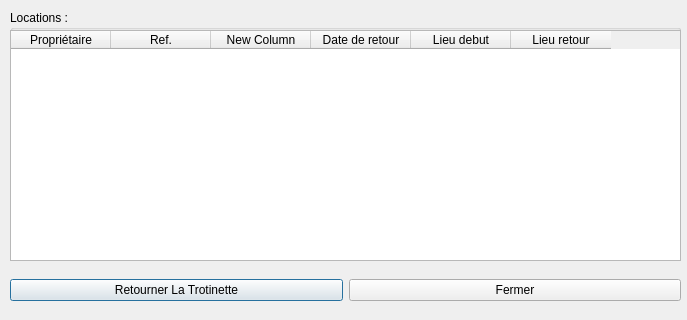
<?xml version="1.0" encoding="UTF-8"?>
<ui version="4.0">
 <class>ViewLocations</class>
 <widget class="QDialog" name="ViewLocations">
  <property name="geometry">
   <rect>
    <x>0</x>
    <y>0</y>
    <width>687</width>
    <height>320</height>
   </rect>
  </property>
  <property name="windowTitle">
   <string>Dialog</string>
  </property>
  <widget class="QWidget" name="horizontalLayoutWidget">
   <property name="geometry">
    <rect>
     <x>10</x>
     <y>270</y>
     <width>671</width>
     <height>41</height>
    </rect>
   </property>
   <layout class="QHBoxLayout" name="horizontalLayout">
    <item>
     <widget class="QPushButton" name="retour">
      <property name="text">
       <string>Retourner La Trotinette</string>
      </property>
     </widget>
    </item>
    <item>
     <widget class="QPushButton" name="fermer">
      <property name="text">
       <string>Fermer</string>
      </property>
     </widget>
    </item>
   </layout>
  </widget>
  <widget class="QGroupBox" name="groupBox">
   <property name="geometry">
    <rect>
     <x>10</x>
     <y>10</y>
     <width>671</width>
     <height>251</height>
    </rect>
   </property>
   <property name="title">
    <string>Locations :</string>
   </property>
   <widget class="QTableWidget" name="location_tab">
    <property name="geometry">
     <rect>
      <x>0</x>
      <y>20</y>
      <width>671</width>
      <height>231</height>
     </rect>
    </property>
    <column>
     <property name="text">
      <string>Propriétaire</string>
     </property>
    </column>
    <column>
     <property name="text">
      <string>Ref.</string>
     </property>
    </column>
    <column>
     <property name="text">
      <string>New Column</string>
     </property>
    </column>
    <column>
     <property name="text">
      <string>Date de retour</string>
     </property>
    </column>
    <column>
     <property name="text">
      <string>Lieu debut</string>
     </property>
    </column>
    <column>
     <property name="text">
      <string>Lieu retour</string>
     </property>
    </column>
   </widget>
  </widget>
 </widget>
 <resources/>
 <connections/>
</ui>
